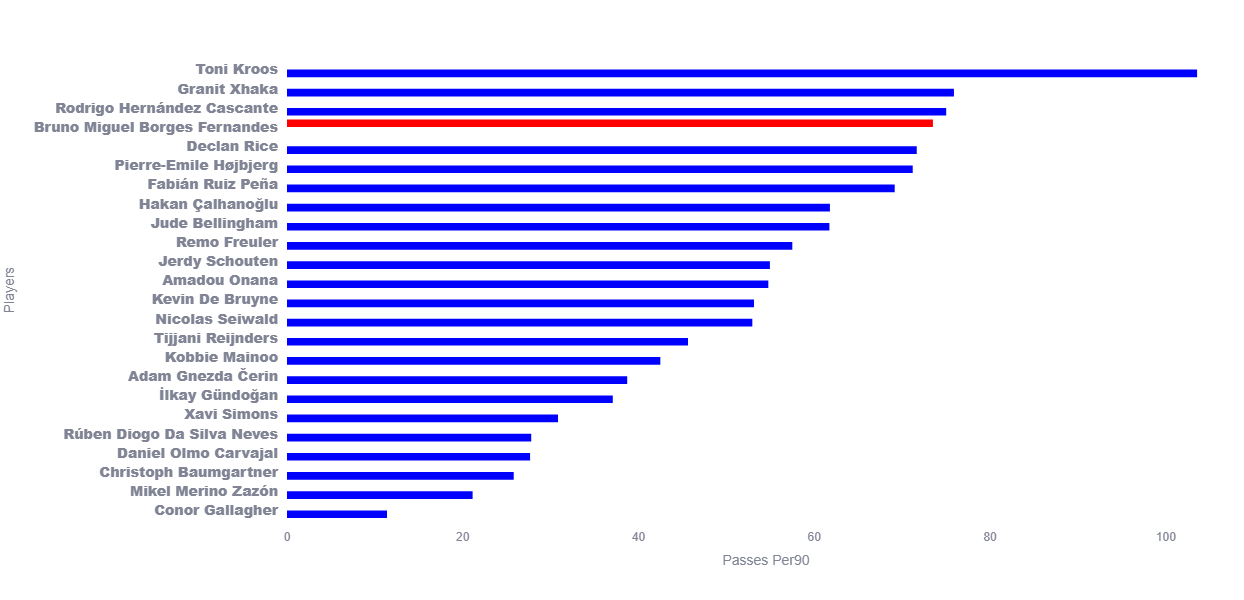
#> input picture Project1/PassesPer90.png, 1244 x 600 px
$ python JoinTheBarGraphs.py
#> lines starting #> are read from the running program, lines starting #| are printed output that depends on the picture
from PIL import Image

# ---------------------------
# 1. Load images
# ---------------------------
image_files = ["PassesPer90.png", "ShotAssistsPer90.png", "GoalAssistsPer90.png"]
images = [Image.open(img) for img in image_files]
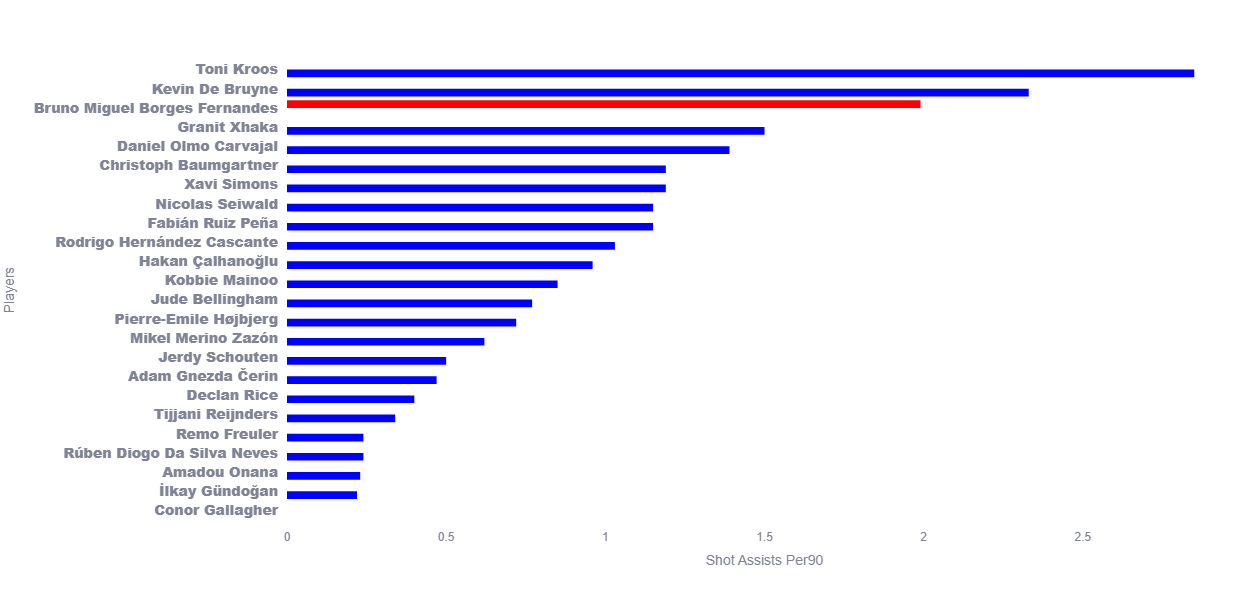
#> input picture Project1/ShotAssistsPer90.png, 1244 x 600 px
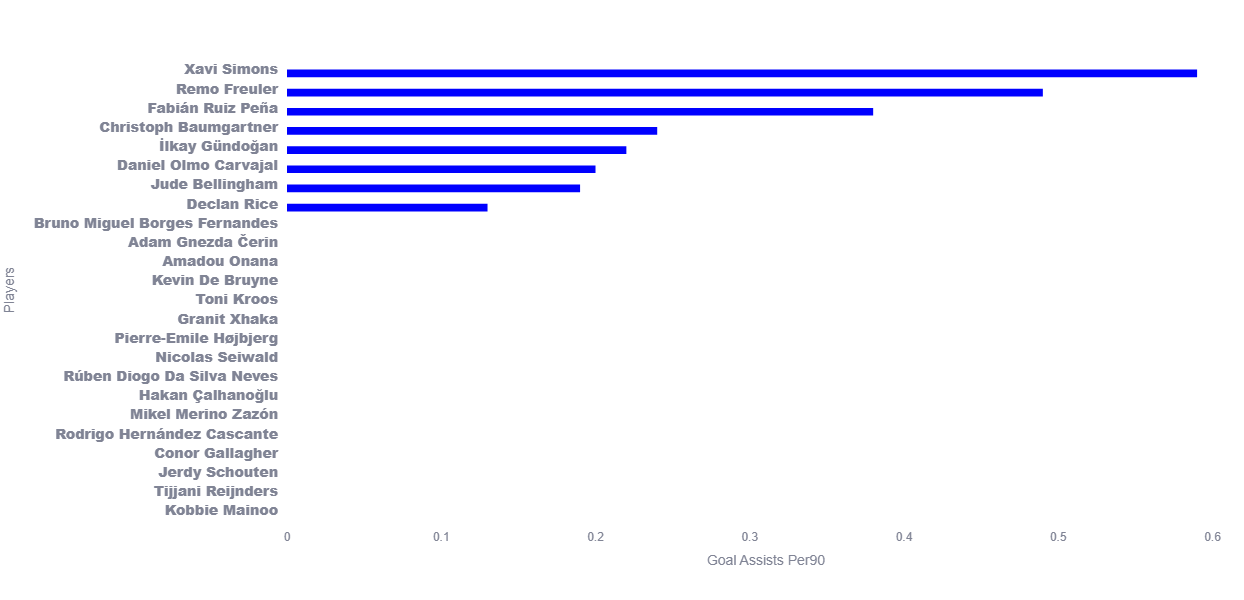
#> input picture Project1/GoalAssistsPer90.png, 1244 x 600 px
#> images = 3 items

# ---------------------------
# 2. Determine size for combination
# ---------------------------
# Max height among images
max_height = max(img.height for img in images)
#> max_height = 600
# Total width if placed side by side
total_width = sum(img.width for img in images)
#> total_width = 3732
# Gap between images (optional)
gap = 20  # pixels
total_width_with_gaps = total_width + gap * (len(images)-1)
#> total_width_with_gaps = 3772

# ---------------------------
# 3. Scale images if too wide
# ---------------------------
max_total_width = 2000  # adjust depending on your document width
if total_width_with_gaps > max_total_width:
    scale_factor = max_total_width / total_width_with_gaps
#> scale_factor = 0.53
    images = [
        img.resize(
            (int(img.width * scale_factor), int(img.height * scale_factor)),
            Image.Resampling.LANCZOS
        )
        for img in images
    ]
    total_width_with_gaps = sum(img.width for img in images) + gap * (len(images)-1)
#> total_width_with_gaps = 2017
    max_height = max(img.height for img in images)
#> max_height = 318

# ---------------------------
# 4. Create blank canvas
# ---------------------------
combined_img = Image.new('RGB', (total_width_with_gaps, max_height), color=(255, 255, 255))
#> combined_img: PIL image 2017x318 RGB; every value is 255

# ---------------------------
# 5. Paste images side by side
# ---------------------------
x_offset = 0
for img in images:
    combined_img.paste(img, (x_offset, 0))
    x_offset += img.width + gap
#> this loop made 3 passes
#> x_offset on passes 1 to 3: 679, 1358, 2037
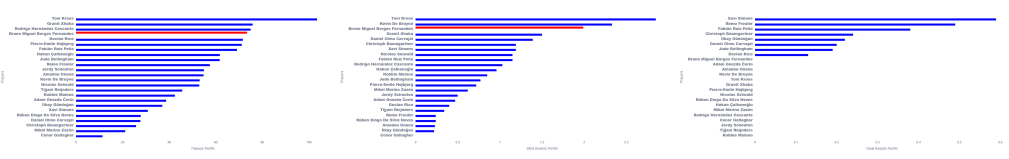
#> combined_img: PIL image 2017x318 RGB (shown at 1/2 size); mean R, G, B 234.1, 233.1, 251.2
#> after the loop, x_offset = 2037

# ---------------------------
# 6. Save and show combined image
# ---------------------------
combined_img.save("Combined_BarGraphs.png")
combined_img.show()

print("Combined image saved as 'Combined_BarGraphs.png'")
